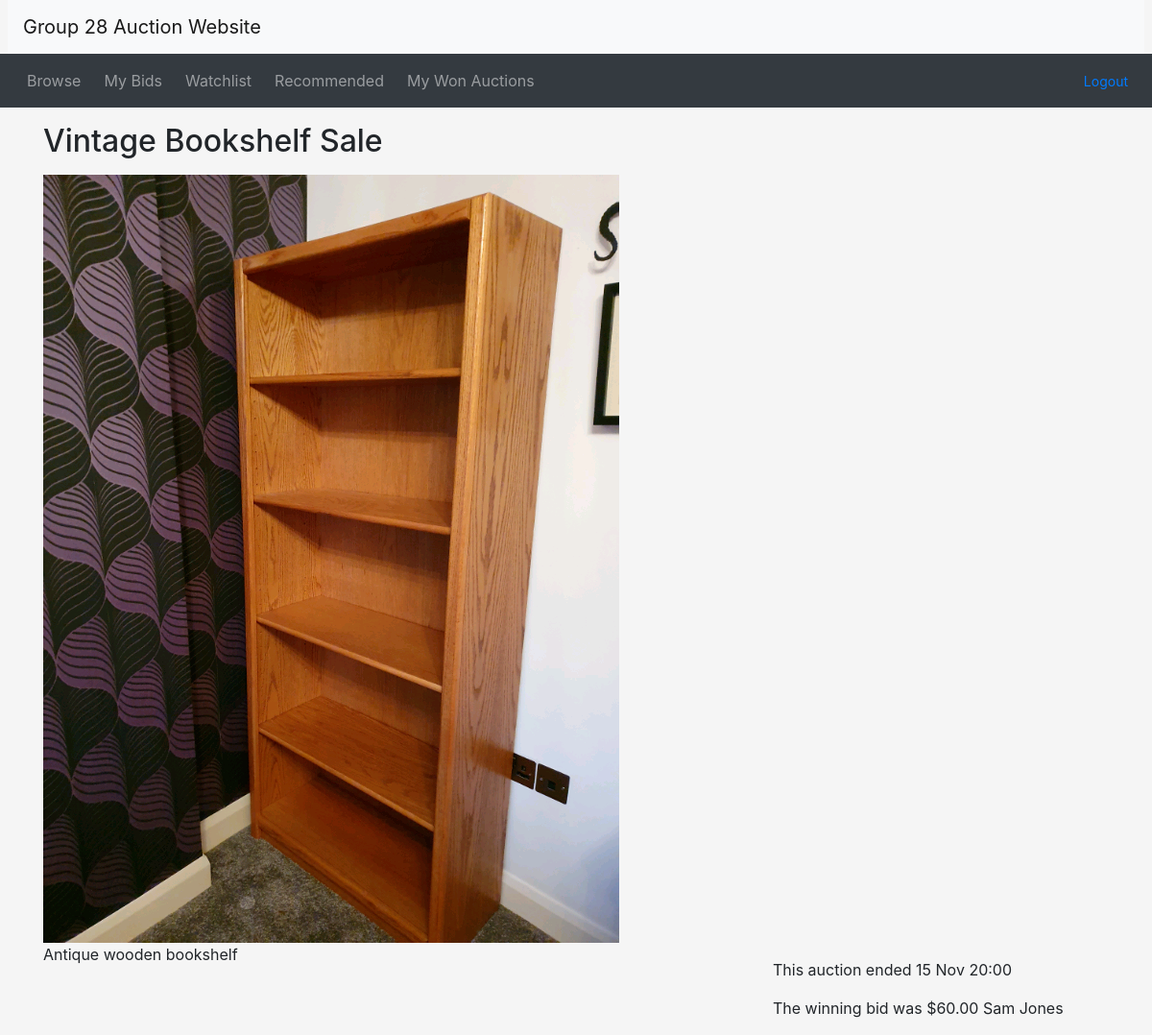
Page /listing.php?item_id=2 (signed in) on the committed database.
### tables this page shows
CREATE TABLE Auction (
    auction_id INT(11) AUTO_INCREMENT PRIMARY KEY,
    item_id INT(11),
    user_id INT(11),
    start_time DATETIME NOT NULL,
    end_time DATETIME NOT NULL,  
    auction_title VARCHAR(255),
    reserve_price FLOAT(2),
    starting_price FLOAT(2),
    FOREIGN KEY (item_id) REFERENCES Item(item_id),
    FOREIGN KEY (user_id) REFERENCES Users(user_id)
);

CREATE TABLE Item (
    item_id INT(11) AUTO_INCREMENT PRIMARY KEY,
    name VARCHAR(255) NOT NULL,
    description VARCHAR(511),
    category ENUM('Electronics', 'Fashion', 'Home', 'Books', 'Other') NOT NULL,
    colour ENUM('Red', 'Orange', 'Yellow', 'Green', 'Blue', 'Purple', 'Pink', 'White', 'Grey', 'Black', 'Brown', 'Other'),
    `condition` ENUM('Great', 'Good', 'Okay', 'Poor'),
    photo VARCHAR(255)  
);

CREATE TABLE Users (
    user_id INT(11) AUTO_INCREMENT PRIMARY KEY,
    email VARCHAR(255) NOT NULL,
    password VARCHAR(255) NOT NULL,
    role BOOL,  
    first_name VARCHAR(255),
    last_name VARCHAR(255),
    UNIQUE(email),
    total_ratings INT(11) DEFAULT 0,
    average_rating FLOAT DEFAULT 0.0
);

### database.php (called while the page is built, shortened)
<?php
function db_query($connection, $query)
{
  $result = mysqli_query($connection, $query);
  return $result;
}
function db_fetch_single($result)
{
  return mysqli_fetch_assoc($result);
}

### listing.php (the view, shortened to what this page needs)
<?php include_once("header.php") ?>
<?php require("database.php") ?>
<?php
$item_id = $_GET['item_id'] ?? null;
$connection = db_connect();
$item_query = "SELECT auction.auction_title,
                        auction.start_time,
                        auction.end_time,
                        item.name,
                        item.description,
                        item.photo
  FROM auction
  INNER JOIN item ON auction.item_id = item.item_id
  WHERE auction.auction_id = '$item_id'";
$item_result = db_query($connection, $item_query);
$item = db_fetch_single($item_result);
$title = $item['auction_title'];
$description = $item['description'];
$end_time = new DateTime($item['end_time']);
$bid_query = "SELECT b.price AS current_price, u.user_id, u.first_name, u.last_name, COUNT(*) AS num_bids
              FROM Bids b
              INNER JOIN Users u ON b.user_id = u.user_id
              WHERE b.auction_id = '$item_id'
              AND b.price = (SELECT MAX(price) FROM Bids WHERE auction_id = '$item_id')
              GROUP BY b.price, u.user_id, u.first_name, u.last_name";
$bid_result = db_query($connection, $bid_query);
$bid_data = db_fetch_single($bid_result);
if ($bid_data) {
  $current_price = $bid_data['current_price'] ?: '0.00';
  $current_winner = $bid_data['first_name'] . ' ' . $bid_data['last_name'];
} else {
  $current_price = '0.00';
  $current_winner = 'None';
  $num_bids = 0;
}
$now = new DateTime();
?>
<div class="container">
  <div class="row">
    <div class="col-sm-8">
      <h2 class="my-3"><?php echo ($title); ?></h2>
    </div>
  </div>
  <div class="row">
    <div class="col-sm-8">
      <?php if (!empty($item['photo'])) : ?>
        <img src="<?php echo $item['photo']; ?>" alt="Item Image" class="img-fluid">
      <?php endif; ?>
    </div>
  </div>
  <div class="row">
    <div class="col-sm-8">
      <div class="itemDescription">
        <?php echo ($description); ?>
      </div>
    </div>
    <div class="col-sm-4">
      <p>
    <?php if ($now > $end_time) : ?>
        <p>This auction ended <?php echo htmlspecialchars($end_time->format('j M H:i')); ?></p>
        <?php
            echo "<p>The winning bid was $" . number_format($current_price, 2) . " " . $current_winner . "</p>";
        ?>
    <?php endif ?>
    </div>
  </div>
  <?php include_once("footer.php") ?>

### css/custom.css (style rules this page uses)
body { background-color: #f5f5f5; }

### rows in the picture
auction: auction_title "Vintage Bookshelf Sale", item.photo (picture), item.description "Antique wooden bookshelf", end_time "15 Nov 20:00"
users: current_winner "Sam Jones"

### other values in the picture
$current_price "60.00"
